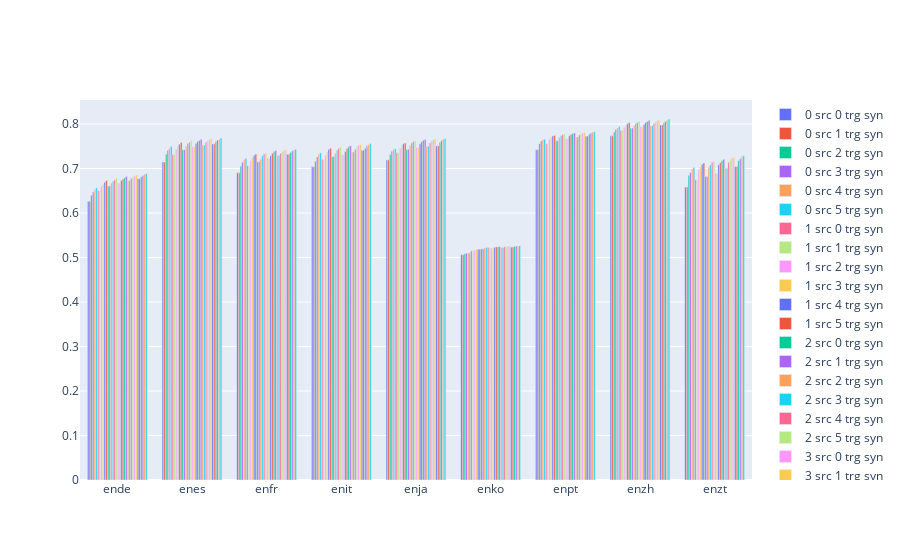

Source (notebook cell):
### Code cell
datalist = []
for num_synonyms_sourcelang in range(6):
  for num_synonyms_targetlang in range(6):
    yvals = [langpair_to_num_src_trg_synonyms_googtrans_to_accuracy[lang][(num_synonyms_sourcelang, num_synonyms_targetlang)] for lang in langpair_list]
    dataitem = go.Bar(name=f'{num_synonyms_sourcelang} src {num_synonyms_targetlang} trg syn', x=langpair_list, y=yvals)
    datalist.append(dataitem)
fig = go.Figure(data=datalist)
# Change the bar mode
fig.update_layout(barmode='group')
fig.show()

### Figure 1 — Plotly figure (JSON) as saved in the notebook; plotly's stock layout.template omitted (floating-point values rounded to 4 significant figures)
{"data": [{"name": "0 src 0 trg syn", "type": "bar", "x": ["ende", "enes", "enfr", "enit", "enja", "enko", "enpt", "enzh", "enzt"], "y": [0.6262, 0.7148, 0.6903, 0.7042, 0.7189, 0.5063, 0.7423, 0.7735, 0.6584]}, {"name": "0 src 1 trg syn", "type": "bar", "x": ["ende", "enes", "enfr", "enit", "enja", "enko", "enpt", "enzh", "enzt"], "y": [0.6263, 0.7148, 0.6904, 0.7042, 0.7196, 0.5063, 0.7423, 0.7735, 0.6584]}, {"name": "0 src 2 trg syn", "type": "bar", "x": ["ende", "enes", "enfr", "enit", "enja", "enko", "enpt", "enzh", "enzt"], "y": [0.6402, 0.7321, 0.7054, 0.7165, 0.7313, 0.5086, 0.7558, 0.7821, 0.6848]}, {"name": "0 src 3 trg syn", "type": "bar", "x": ["ende", "enes", "enfr", "enit", "enja", "enko", "enpt", "enzh", "enzt"], "y": [0.6471, 0.7409, 0.7141, 0.7261, 0.7389, 0.5098, 0.7619, 0.7878, 0.6912]}, {"name": "0 src 4 trg syn", "type": "bar", "x": ["ende", "enes", "enfr", "enit", "enja", "enko", "enpt", "enzh", "enzt"], "y": [0.6522, 0.7456, 0.7202, 0.7322, 0.7429, 0.5102, 0.7646, 0.791, 0.6987]}, {"name": "0 src 5 trg syn", "type": "bar", "x": ["ende", "enes", "enfr", "enit", "enja", "enko", "enpt", "enzh", "enzt"], "y": [0.6567, 0.7502, 0.7233, 0.7353, 0.7446, 0.5104, 0.766, 0.7943, 0.7025]}, {"name": "1 src 0 trg syn", "type": "bar", "x": ["ende", "enes", "enfr", "enit", "enja", "enko", "enpt", "enzh", "enzt"], "y": [0.6501, 0.7313, 0.7061, 0.72, 0.7352, 0.515, 0.7555, 0.7859, 0.6748]}, {"name": "1 src 1 trg syn", "type": "bar", "x": ["ende", "enes", "enfr", "enit", "enja", "enko", "enpt", "enzh", "enzt"], "y": [0.6501, 0.7313, 0.7062, 0.72, 0.7358, 0.5151, 0.7555, 0.786, 0.6749]}, {"name": "1 src 2 trg syn", "type": "bar", "x": ["ende", "enes", "enfr", "enit", "enja", "enko", "enpt", "enzh", "enzt"], "y": [0.66, 0.7434, 0.7172, 0.7295, 0.7454, 0.517, 0.766, 0.7925, 0.6974]}, {"name": "1 src 3 trg syn", "type": "bar", "x": ["ende", "enes", "enfr", "enit", "enja", "enko", "enpt", "enzh", "enzt"], "y": [0.6651, 0.7503, 0.7246, 0.7378, 0.7519, 0.5181, 0.7705, 0.7975, 0.7032]}, {"name": "1 src 4 trg syn", "type": "bar", "x": ["ende", "enes", "enfr", "enit", "enja", "enko", "enpt", "enzh", "enzt"], "y": [0.6691, 0.7546, 0.7299, 0.7425, 0.7556, 0.5185, 0.773, 0.8004, 0.7095]}, {"name": "1 src 5 trg syn", "type": "bar", "x": ["ende", "enes", "enfr", "enit", "enja", "enko", "enpt", "enzh", "enzt"], "y": [0.673, 0.7586, 0.7323, 0.7454, 0.7573, 0.5187, 0.7744, 0.8034, 0.7126]}, {"name": "2 src 0 trg syn", "type": "bar", "x": ["ende", "enes", "enfr", "enit", "enja", "enko", "enpt", "enzh", "enzt"], "y": [0.6608, 0.7422, 0.715, 0.7267, 0.7426, 0.5194, 0.7624, 0.7907, 0.6819]}, {"name": "2 src 1 trg syn", "type": "bar", "x": ["ende", "enes", "enfr", "enit", "enja", "enko", "enpt", "enzh", "enzt"], "y": [0.6608, 0.7422, 0.715, 0.7267, 0.7432, 0.5195, 0.7624, 0.7908, 0.6819]}, {"name": "2 src 2 trg syn", "type": "bar", "x": ["ende", "enes", "enfr", "enit", "enja", "enko", "enpt", "enzh", "enzt"], "y": [0.6675, 0.7503, 0.7213, 0.7342, 0.7515, 0.5212, 0.77, 0.7963, 0.7028]}, {"name": "2 src 3 trg syn", "type": "bar", "x": ["ende", "enes", "enfr", "enit", "enja", "enko", "enpt", "enzh", "enzt"], "y": [0.672, 0.7559, 0.7285, 0.7416, 0.7571, 0.5222, 0.7742, 0.8009, 0.7081]}, {"name": "2 src 4 trg syn", "type": "bar", "x": ["ende", "enes", "enfr", "enit", "enja", "enko", "enpt", "enzh", "enzt"], "y": [0.6754, 0.7592, 0.7331, 0.7458, 0.7605, 0.5225, 0.7765, 0.8036, 0.7141]}, {"name": "2 src 5 trg syn", "type": "bar", "x": ["ende", "enes", "enfr", "enit", "enja", "enko", "enpt", "enzh", "enzt"], "y": [0.6784, 0.7632, 0.7353, 0.7485, 0.7621, 0.5227, 0.7778, 0.8066, 0.7165]}, {"name": "3 src 0 trg syn", "type": "bar", "x": ["ende", "enes", "enfr", "enit", "enja", "enko", "enpt", "enzh", "enzt"], "y": [0.6672, 0.7491, 0.7236, 0.7315, 0.7472, 0.5214, 0.7673, 0.7938, 0.6894]}, {"name": "3 src 1 trg syn", "type": "bar", "x": ["ende", "enes", "enfr", "enit", "enja", "enko", "enpt", "enzh", "enzt"], "y": [0.6673, 0.7491, 0.7237, 0.7315, 0.7478, 0.5214, 0.7673, 0.7938, 0.6894]}, {"name": "3 src 2 trg syn", "type": "bar", "x": ["ende", "enes", "enfr", "enit", "enja", "enko", "enpt", "enzh", "enzt"], "y": [0.673, 0.756, 0.7286, 0.738, 0.7554, 0.523, 0.7734, 0.799, 0.7083]}, {"name": "3 src 3 trg syn", "type": "bar", "x": ["ende", "enes", "enfr", "enit", "enja", "enko", "enpt", "enzh", "enzt"], "y": [0.6765, 0.7604, 0.7344, 0.7451, 0.7601, 0.5239, 0.7763, 0.8031, 0.7132]}, {"name": "3 src 4 trg syn", "type": "bar", "x": ["ende", "enes", "enfr", "enit", "enja", "enko", "enpt", "enzh", "enzt"], "y": [0.6795, 0.763, 0.7381, 0.7488, 0.7635, 0.5242, 0.7785, 0.8058, 0.7182]}, {"name": "3 src 5 trg syn", "type": "bar", "x": ["ende", "enes", "enfr", "enit", "enja", "enko", "enpt", "enzh", "enzt"], "y": [0.6821, 0.7659, 0.7402, 0.7512, 0.765, 0.5244, 0.7796, 0.8086, 0.7206]}, {"name": "4 src 0 trg syn", "type": "bar", "x": ["ende", "enes", "enfr", "enit", "enja", "enko", "enpt", "enzh", "enzt"], "y": [0.6727, 0.7529, 0.7293, 0.7373, 0.7498, 0.5226, 0.7709, 0.7961, 0.7007]}, {"name": "4 src 1 trg syn", "type": "bar", "x": ["ende", "enes", "enfr", "enit", "enja", "enko", "enpt", "enzh", "enzt"], "y": [0.6728, 0.7529, 0.7294, 0.7373, 0.7503, 0.5227, 0.7709, 0.7962, 0.7007]}, {"name": "4 src 2 trg syn", "type": "bar", "x": ["ende", "enes", "enfr", "enit", "enja", "enko", "enpt", "enzh", "enzt"], "y": [0.6782, 0.7588, 0.7341, 0.7425, 0.7575, 0.5243, 0.7755, 0.8012, 0.7138]}, {"name": "4 src 3 trg syn", "type": "bar", "x": ["ende", "enes", "enfr", "enit", "enja", "enko", "enpt", "enzh", "enzt"], "y": [0.6811, 0.7627, 0.7378, 0.7486, 0.762, 0.5251, 0.7783, 0.8049, 0.7185]}, {"name": "4 src 4 trg syn", "type": "bar", "x": ["ende", "enes", "enfr", "enit", "enja", "enko", "enpt", "enzh", "enzt"], "y": [0.6839, 0.7646, 0.7402, 0.7521, 0.7653, 0.5255, 0.78, 0.8075, 0.7233]}, {"name": "4 src 5 trg syn", "type": "bar", "x": ["ende", "enes", "enfr", "enit", "enja", "enko", "enpt", "enzh", "enzt"], "y": [0.6859, 0.7673, 0.7422, 0.7542, 0.7667, 0.5256, 0.781, 0.8098, 0.7256]}, {"name": "5 src 0 trg syn", "type": "bar", "x": ["ende", "enes", "enfr", "enit", "enja", "enko", "enpt", "enzh", "enzt"], "y": [0.6767, 0.7553, 0.7318, 0.7409, 0.7507, 0.5234, 0.7728, 0.7979, 0.7045]}, {"name": "5 src 1 trg syn", "type": "bar", "x": ["ende", "enes", "enfr", "enit", "enja", "enko", "enpt", "enzh", "enzt"], "y": [0.6767, 0.7554, 0.7319, 0.7409, 0.7512, 0.5234, 0.7728, 0.7979, 0.7046]}, {"name": "5 src 2 trg syn", "type": "bar", "x": ["ende", "enes", "enfr", "enit", "enja", "enko", "enpt", "enzh", "enzt"], "y": [0.6817, 0.7609, 0.7361, 0.7458, 0.7584, 0.5249, 0.7772, 0.8029, 0.7172]}, {"name": "5 src 3 trg syn", "type": "bar", "x": ["ende", "enes", "enfr", "enit", "enja", "enko", "enpt", "enzh", "enzt"], "y": [0.6845, 0.764, 0.7395, 0.7511, 0.7627, 0.5258, 0.7799, 0.8064, 0.7218]}, {"name": "5 src 4 trg syn", "type": "bar", "x": ["ende", "enes", "enfr", "enit", "enja", "enko", "enpt", "enzh", "enzt"], "y": [0.6872, 0.7657, 0.7419, 0.7541, 0.766, 0.5261, 0.7815, 0.8089, 0.7264]}, {"name": "5 src 5 trg syn", "type": "bar", "x": ["ende", "enes", "enfr", "enit", "enja", "enko", "enpt", "enzh", "enzt"], "y": [0.689, 0.7684, 0.7435, 0.7561, 0.7674, 0.5263, 0.7825, 0.8112, 0.7286]}], "layout": {"barmode": "group"}}
